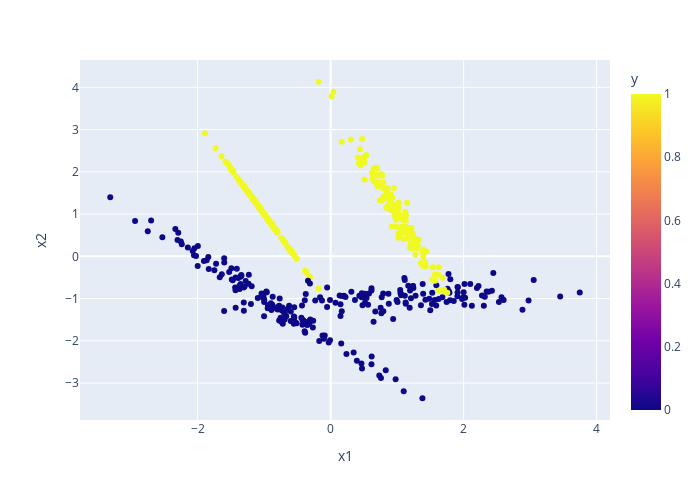

Write notebook code for a chart like this one.
### Code cell
X, y = skdata.make_classification(
    n_samples=500,
    n_features=2,
    n_informative=2,
    n_redundant=0,
    n_repeated=0,
    n_classes=2,
    n_clusters_per_class=2,  # Changed from 1 to 2
    flip_y=0.0,
    class_sep=1.0,
    shuffle=False
)
df = pd.DataFrame(X, columns=["x1", "x2"])
df["y"] = y
fig = px.scatter(df, x="x1", y="x2", color="y")
fig.update_layout(width=700, height=500)

### Figure 1 — Plotly figure (JSON) as saved in the notebook; plotly's stock layout.template omitted (floating-point values rounded to 4 significant figures; data arrays with more than 128 entries replaced by an {"elided": "..."} marker saying what was removed)
{"data": [{"hovertemplate": "x1=%{x}<br>x2=%{y}<br>y=%{marker.color}<extra></extra>", "legendgroup": "", "marker": {"color": {"elided": "500 int values"}, "coloraxis": "coloraxis", "symbol": "circle"}, "mode": "markers", "name": "", "showlegend": false, "type": "scatter", "x": {"elided": "500 float values"}, "xaxis": "x", "y": {"elided": "500 float values"}, "yaxis": "y"}], "layout": {"coloraxis": {"colorbar": {"title": {"text": "y"}}, "colorscale": [[0, "#0d0887"], [0.1111, "#46039f"], [0.2222, "#7201a8"], [0.3333, "#9c179e"], [0.4444, "#bd3786"], [0.5556, "#d8576b"], [0.6667, "#ed7953"], [0.7778, "#fb9f3a"], [0.8889, "#fdca26"], [1, "#f0f921"]]}, "height": 500, "legend": {"tracegroupgap": 0}, "margin": {"t": 60}, "width": 700, "xaxis": {"anchor": "y", "autorange": true, "domain": [0, 1], "range": [-3.769, 4.202], "title": {"text": "x1"}, "type": "linear"}, "yaxis": {"anchor": "x", "autorange": true, "domain": [0, 1], "range": [-3.874, 4.647], "title": {"text": "x2"}, "type": "linear"}}}
